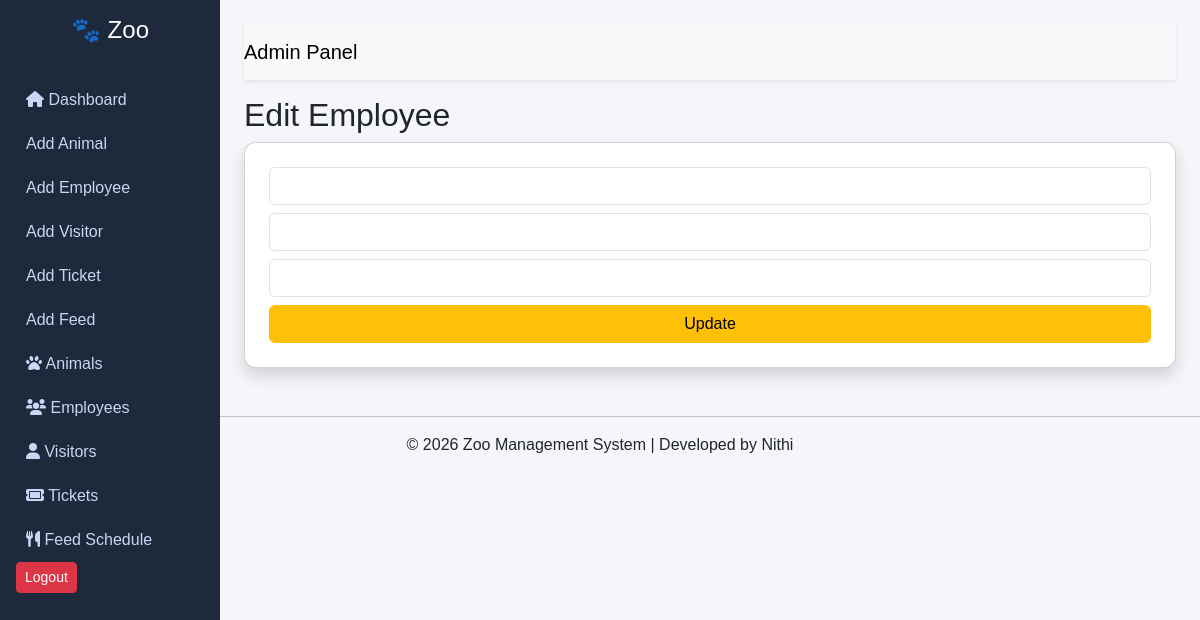
The page /edit_employee/124 on the database as committed earlier.
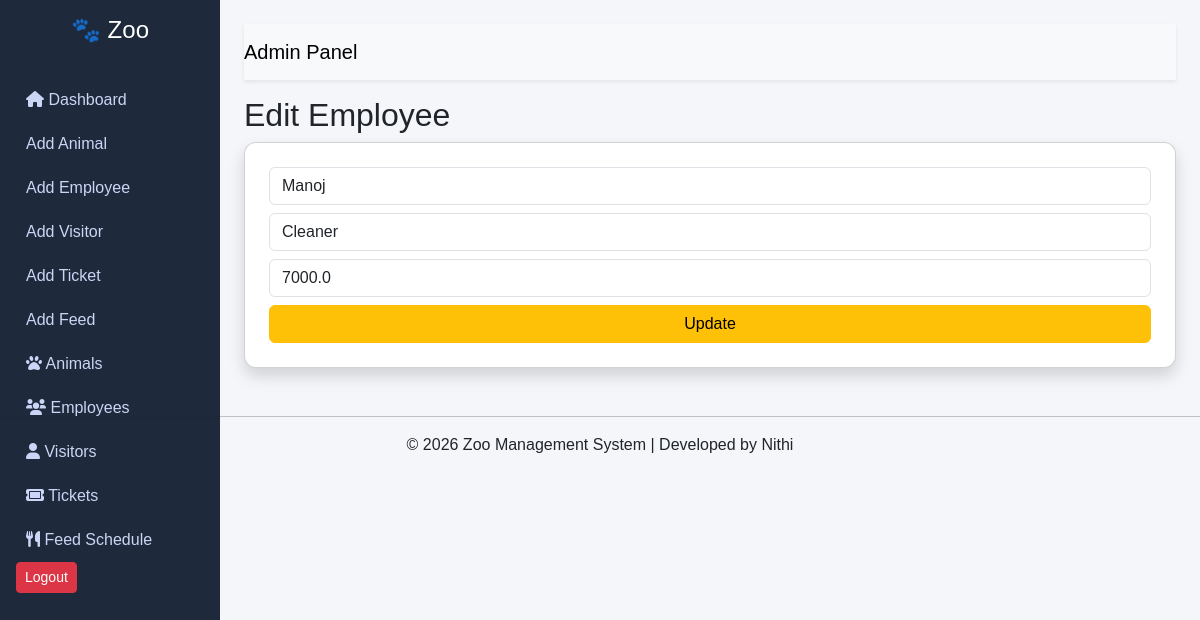
The same page on the database as committed later.
### tables this page shows
CREATE TABLE employees (
            emp_id TEXT PRIMARY KEY,
            name TEXT,
            role TEXT,
            salary REAL
        );

### app.py (the view, shortened to what this page needs)
@app.route('/edit_employee/<id>', methods=['GET', 'POST'])
def edit_employee(id):
    emp = zoo_db.get_employee(id)
    return render_template('edit_employee.html', emp=emp)

### zoo_database.py (called while the page is built)
    def get_employee(self, emp_id):
        self.cursor.execute("SELECT * FROM employees WHERE emp_id=?", (emp_id,))
        return self.cursor.fetchone()

### templates/edit_employee.html
{% extends "base.html" %}
{% block content %}
<h2>Edit Employee</h2>
<form method="POST" class="card p-4 shadow">
    <input value="{{ emp[1] }}" name="name" class="form-control mb-2">
    <input value="{{ emp[2] }}" name="role" class="form-control mb-2">
    <input value="{{ emp[3] }}" name="salary" class="form-control mb-2">
    <button class="btn btn-warning">Update</button>
</form>
{% endblock %}

Rows that differ between the two databases and show on the page:
added employees: name "Manoj", role "Cleaner", salary "7000.0"
